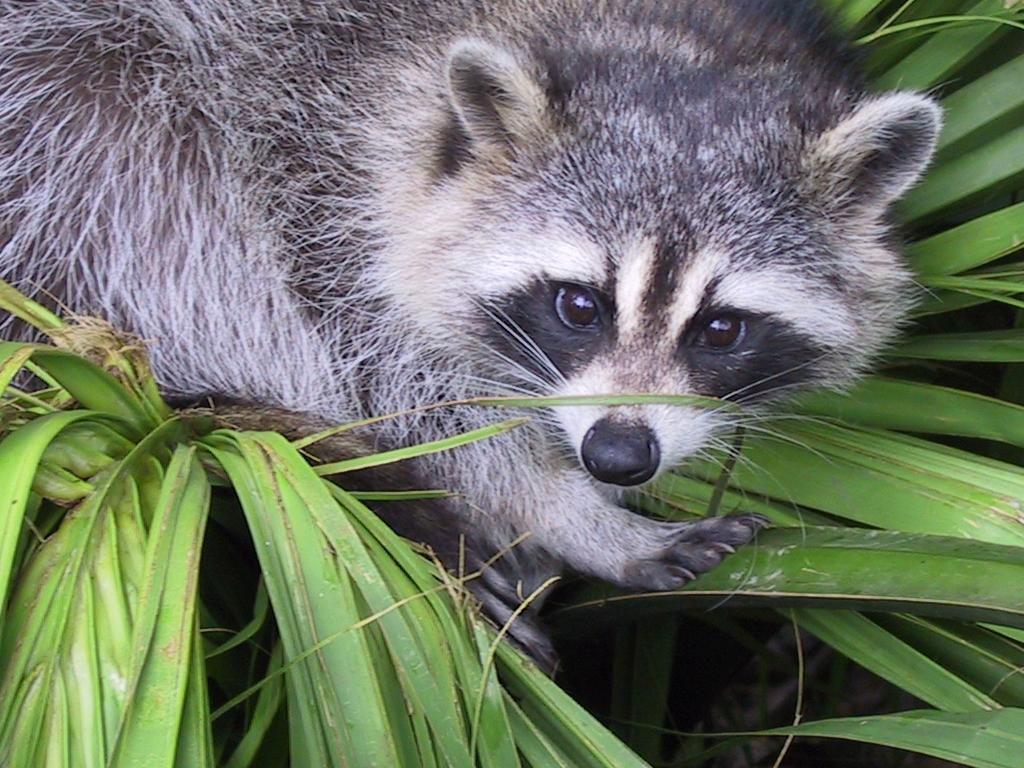
#> input picture 1/ex04/animal.jpeg, 1024 x 768 px
$ python rotate.py
#> lines starting #> are read from the running program, lines starting #| are printed output that depends on the picture
### 1/ex02/load_image.py
import numpy as np
from PIL import Image


def ft_load(path: str) -> np.ndarray:
    """
    Load an image from the specified path and return it as a NumPy array.

    Parameters:
    path (str): The path to the image file to be loaded.

    Returns:
    np.ndarray: A NumPy array representing the loaded image.

    Raises:
    AssertionError: If the image format is wrong or the file is not found.

    Loads an image from the given path and performs checks to ensure
    compatibility and validity. Only JPG and JPEG formats are supported.
If the file does not exist or the format is not supported, an error is raised.
    The image is then converted to a NumPy array and its shape is printed.
    """
#> called with path = 'animal.jpeg'
    try:
        if not path.lower().endswith(("jpg", "jpeg")):
            raise AssertionError("Only JPG and JPEG formats are supported.")

        img = Image.open(path)
#> img is the input picture: PIL image 1024x768 RGB; mean R, G, B 110.7, 117.7, 102.1
        img_array = np.array(img)

        print(f"The shape of image is: {img_array.shape}")
#| The shape of image is: (768, 1024, 3)

        return img_array

    except FileNotFoundError:
        print("\033[31mError: File not found.\033[0m")
    except AssertionError as error:
        print("\033[31mAssertionError:", error, "\033[0m")
    except Exception as error:
        print("\033[31mUnexpected Error:", error, "\033[0m")

    return np.array([])


# [2 lines that do not run on import are left out]

### 1/ex04/rotate.py
import numpy as np
import matplotlib.pyplot as plt
from load_image import ft_load


def zoom_image(
        image: np.ndarray, center_x: int, center_y: int, size: int
) -> np.ndarray:
    """
    Extracts a zoomed-in section from the image.

    Args:
        image (np.ndarray): Original image as a NumPy array.
        center_x (int): X-coordinate of the center for zoom.
        center_y (int): Y-coordinate of the center for zoom.
        size (int): Half of the width and height for the zoomed section.

    Returns:
        np.ndarray: Zoomed-in section of the image.
    """
    try:
        if image.size == 0:
            raise ValueError("Empty image array.")

        x_start = max(center_x - size, 0)
        x_end = min(center_x + size, image.shape[1])
        y_start = max(center_y - size, 0)
        y_end = min(center_y + size, image.shape[0])

        zoomed_img = image[y_start:y_end, x_start:x_end]

        print(f"New shape after slicing: {zoomed_img.shape}")
        print(zoomed_img)

        return zoomed_img

    except Exception as error:
        print("\033[31mError:", error, "\033[0m")
        return np.array([])


def convert_to_grayscale(image: np.ndarray) -> np.ndarray:
    """
    Converts an RGB image to grayscale.

    Args:
        image (np.ndarray): Image as a NumPy array.

    Returns:
        np.ndarray: Grayscale image.
    """
    try:
        if len(image.shape) == 3 and image.shape[2] == 3:
            grayscale_img = np.dot(image[..., :3], [0.2989, 0.5870, 0.1140])
            return grayscale_img.astype(np.uint8)
        return image

    except Exception as error:
        print("\033[31mError:", error, "\033[0m")
        return np.array([])


def rotate_image(image: np.ndarray) -> np.ndarray:
    """
    Rotates an image by 90 degrees counterclockwise.

    Args:
        image (np.ndarray): Input image as a NumPy array.

    Returns:
        np.ndarray: Rotated image.
    """
    try:
        if image.size == 0:
            raise ValueError("Empty image array.")

        rotated_img = np.rot90(image)

        print(f"New shape after rotation: {rotated_img.shape}")
        print(rotated_img)

        return rotated_img

    except Exception as error:
        print("\033[31mError:", error, "\033[0m")
        return np.array([])


def display_image(image: np.ndarray):
    """
    Displays an image in black and white using Matplotlib.

    Args:
        image (np.ndarray): Image as a NumPy array.
    """
    try:
        if image.size == 0:
            raise ValueError("Cannot display an empty image.")

        plt.imshow(image, cmap="gray")
        plt.colorbar()
        plt.title("Rotated & Zoomed Image (Black & White)")
        plt.xlabel("X-axis")
        plt.ylabel("Y-axis")
        plt.show()

    except Exception as error:
        print("\033[31mError:", error, "\033[0m")


if __name__ == "__main__":
    image = ft_load("animal.jpeg")

    center_x, center_y = image.shape[1] // 2, image.shape[0] // 2
#> center_x = 512; center_y = 384
    zoom_size = 200

    zoomed_image = zoom_image(image, center_x, center_y, zoom_size)
#> in zoom_image, `zoomed_img = image[y_start:y_end, x_start:x_end]`:
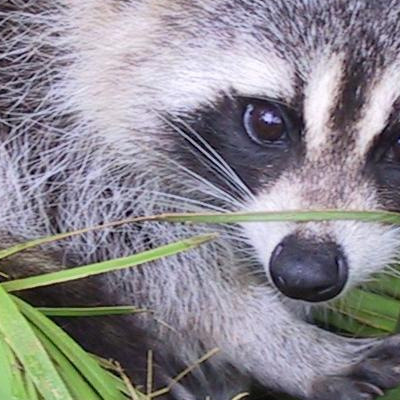
#> zoomed_img: shape (400, 400, 3); mean R, G, B 138.1, 135.5, 141.3
#| New shape after slicing: (400, 400, 3)
#> (printed output is left out)

    bw_image = convert_to_grayscale(zoomed_image)
#> in convert_to_grayscale, `grayscale_img = np.dot(image[..., :3], [0.2989, 0.5870, 0.1140])`:
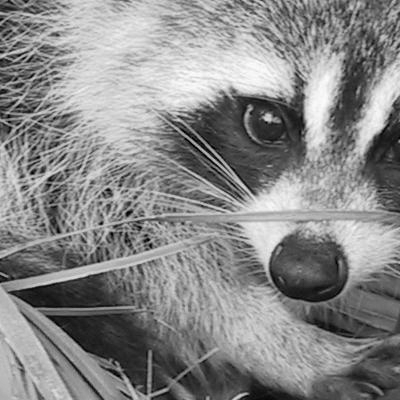
#> grayscale_img: shape (400, 400) float64; min 0.456, max 253.2, mean 136.9

    rotated_bw_image = rotate_image(bw_image)
#> in rotate_image, `rotated_img = np.rot90(image)`:
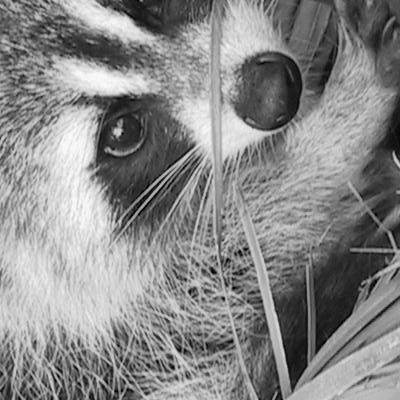
#> rotated_img: shape (400, 400); min 0, max 253, mean 136.4
#| New shape after rotation: (400, 400)
#> (printed output is left out)

    display_image(rotated_bw_image)
#> in display_image, `plt.show()`:
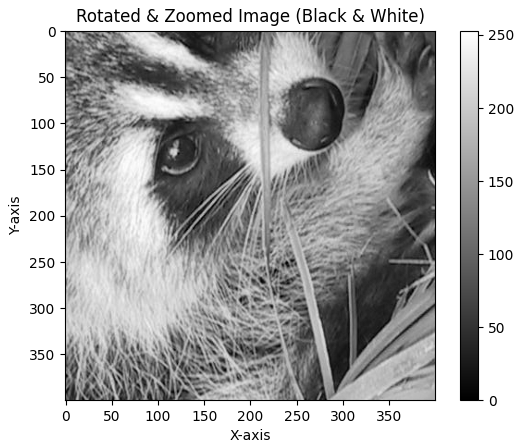
#> figure drawn by matplotlib, 2 panels
